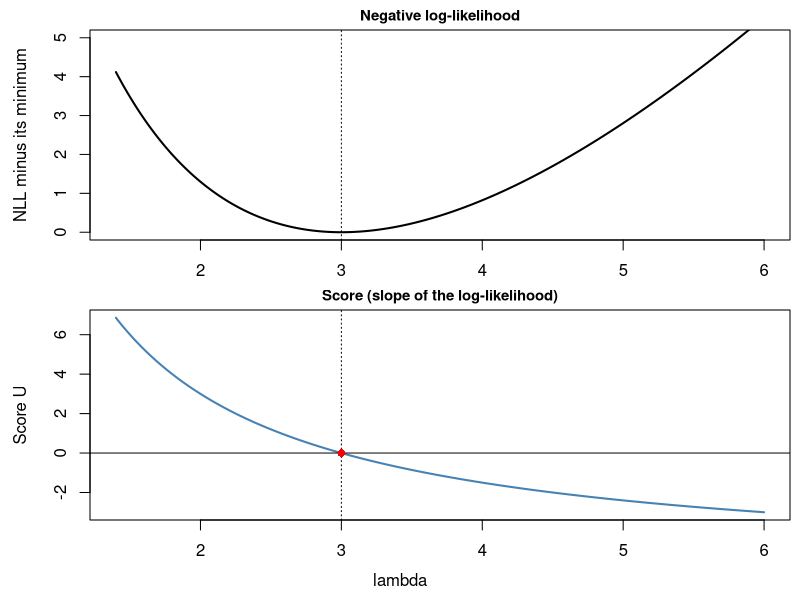
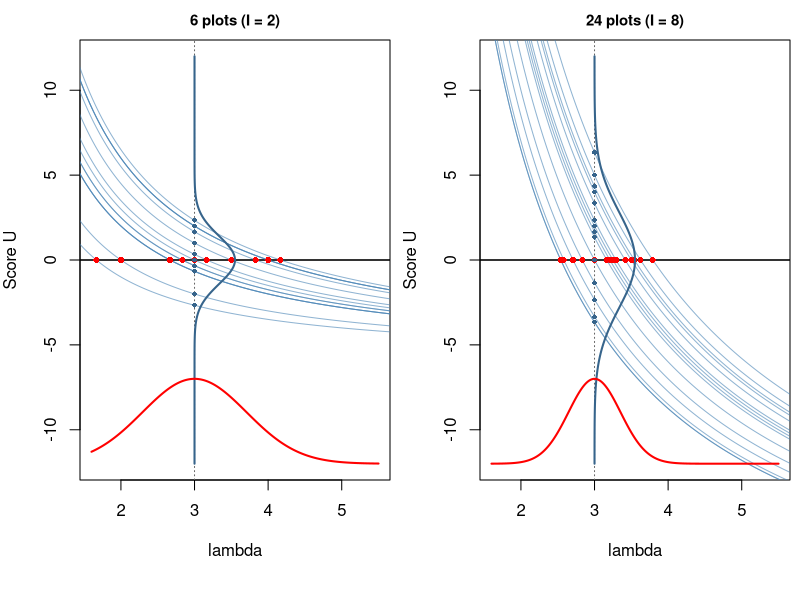
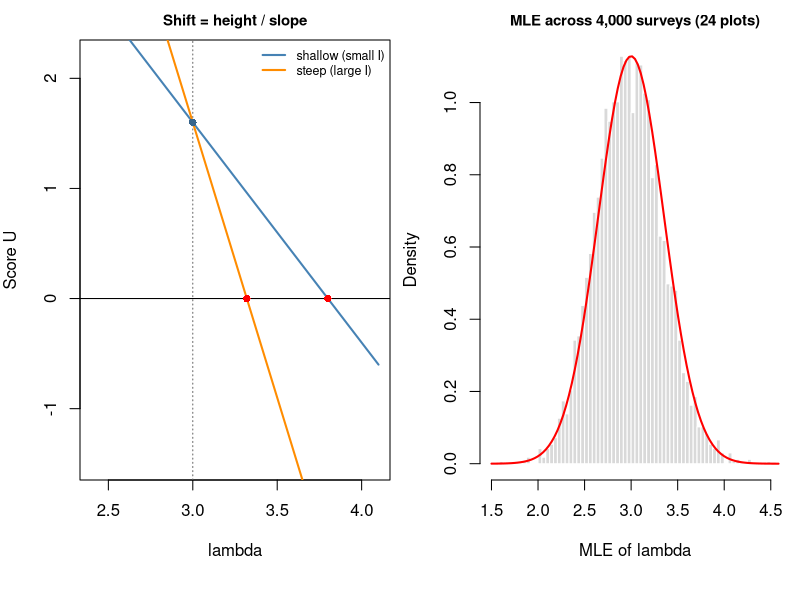
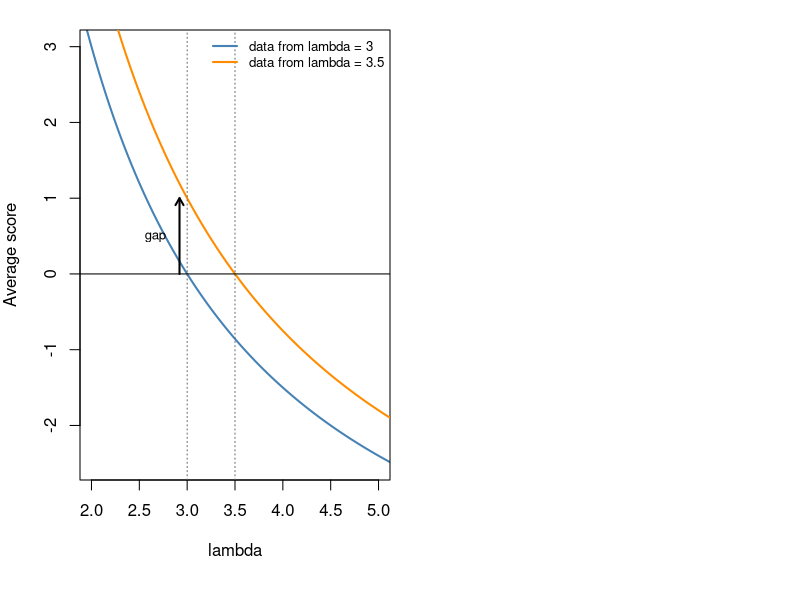
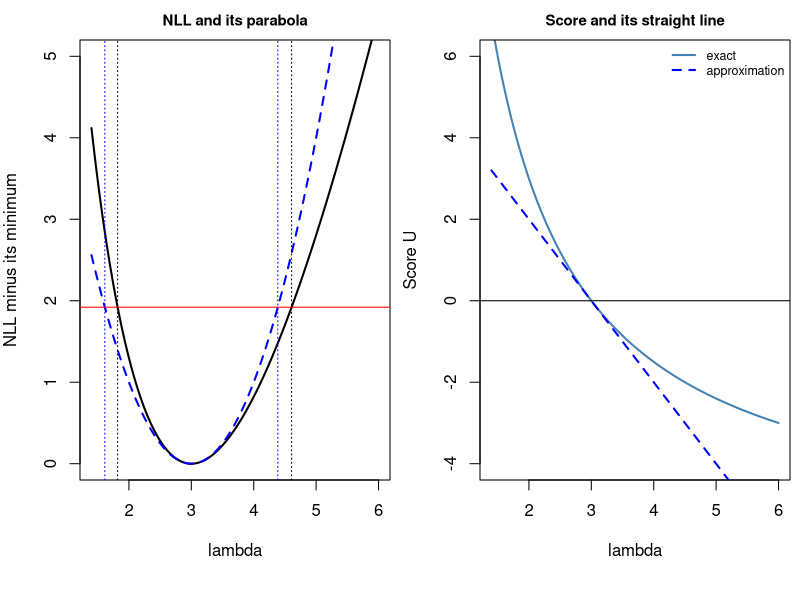
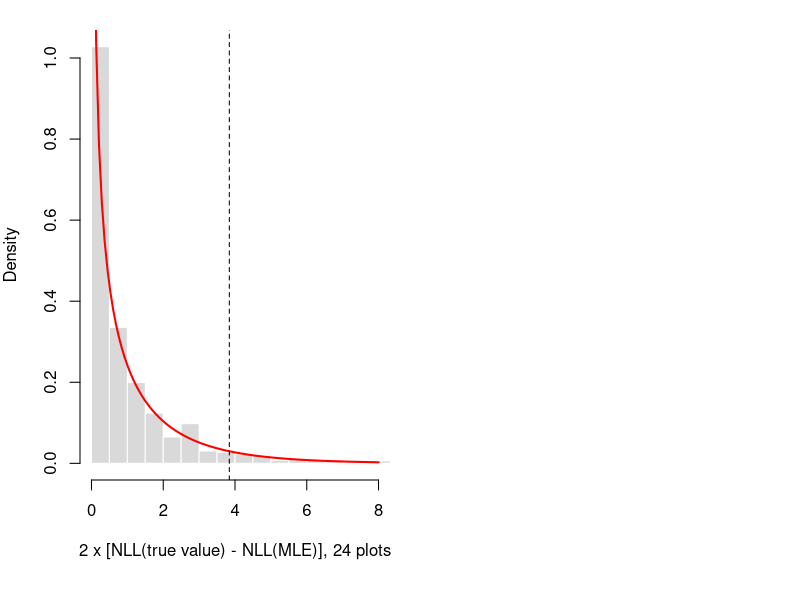
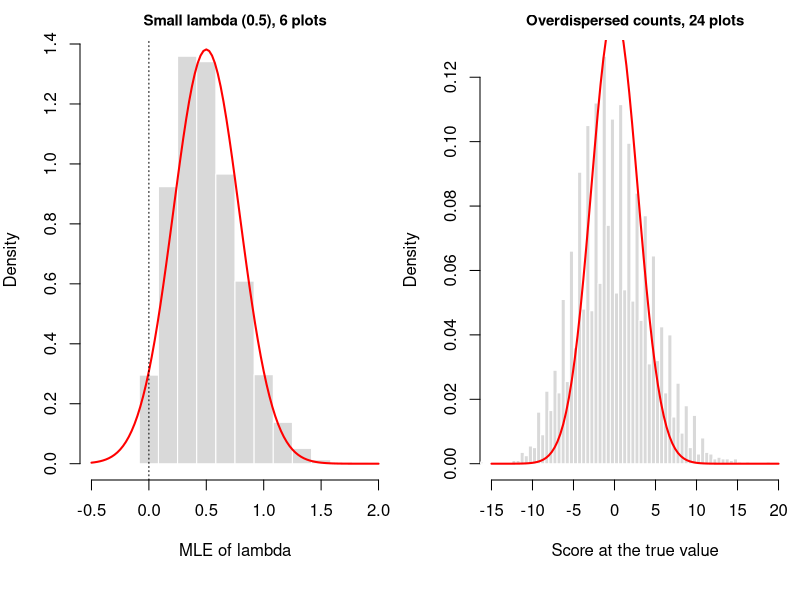

The R source for these figures, in order:
## ---- chunk 1
knitr::opts_chunk$set(echo = FALSE, warning = FALSE, message = FALSE,
                       fig.width = 6.5, fig.height = 3.2, fig.align = "center")

lambda0 <- 3
lam <- seq(1.4, 6, length.out = 400)
nll <- function(l, y) -sum(dpois(y, l, log = TRUE))
score <- function(l, y) sum(y) / l - length(y)
## ---- chunk 2
set.seed(1)
y1 <- c(2, 5, 3, 0, 4, 4)
lam_hat1 <- mean(y1)
d_nll <- sapply(lam, nll, y = y1) - nll(lam_hat1, y1)
u1 <- sapply(lam, score, y = y1)

par(mfrow = c(2, 1), mar = c(2, 4.5, 1.5, 0.5), oma = c(2, 0, 0, 0))
plot(lam, d_nll, type = "l", lwd = 2, ylim = c(0, 5), xlab = "",
     ylab = "NLL minus its minimum", main = "Negative log-likelihood", cex.main = 0.9)
abline(v = lam_hat1, lty = 3)
plot(lam, u1, type = "l", lwd = 2, col = "steelblue", xlab = "",
     ylab = "Score U", main = "Score (slope of the log-likelihood)", cex.main = 0.9)
abline(h = 0)
abline(v = lam_hat1, lty = 3)
points(lam_hat1, 0, pch = 16, col = "red")
mtext("lambda", side = 1, line = 0.5, outer = TRUE)
## ---- chunk 3
score_panel <- function(n, n_sims = 15, ylim = c(-12, 12)) {
  info <- n / lambda0
  plot(NA, xlim = c(1.6, 5.5), ylim = ylim, xlab = "lambda", ylab = "Score U",
       main = paste0(n, " plots (I = ", round(info, 1), ")"), cex.main = 0.9)
  abline(h = 0, lwd = 1.5)
  abline(v = lambda0, lty = 3, col = "grey40")
  for (i in seq_len(n_sims)) {
    y <- rpois(n, lambda0)
    lines(lam, sapply(lam, score, y = y), col = adjustcolor("steelblue", 0.6))
    points(mean(y), 0, pch = 16, col = "red", cex = 0.8)
    points(lambda0, score(lambda0, y), pch = 16, col = "steelblue4", cex = 0.6)
  }
  yy <- seq(ylim[1], ylim[2], length.out = 200)
  lines(lambda0 + 0.55 * dnorm(yy, 0, sqrt(info)) / dnorm(0, 0, sqrt(info)), yy,
        col = "steelblue4", lwd = 2)
  xx <- seq(1.6, 5.5, length.out = 300)
  dx <- dnorm(xx, lambda0, sqrt(1 / info))
  lines(xx, ylim[1] + 5 * dx / max(dx), col = "red", lwd = 2)
}
set.seed(746)
par(mfrow = c(1, 2), mar = c(4, 4, 2, 0.5))
score_panel(6)
score_panel(24)
## ---- chunk 4
info6 <- 6 / lambda0
par(mfrow = c(1, 2), mar = c(4, 4, 2, 0.5))
plot(NA, xlim = c(2.4, 4.1), ylim = c(-1.5, 2.2), xlab = "lambda", ylab = "Score U",
     main = "Shift = height / slope", cex.main = 0.9)
abline(h = 0)
abline(v = lambda0, lty = 3, col = "grey40")
h <- 1.6
for (s in c(info6, 2.5 * info6)) {
  xs <- seq(2.4, 4.1, length.out = 50)
  lines(xs, h - s * (xs - lambda0), lwd = 2, col = if (s == info6) "steelblue" else "darkorange")
  points(lambda0 + h / s, 0, pch = 16, col = "red")
}
points(lambda0, h, pch = 16, col = "steelblue4")
legend("topright", c("shallow (small I)", "steep (large I)"), lwd = 2,
       col = c("steelblue", "darkorange"), bty = "n", cex = 0.75)

set.seed(746)
sims_n <- 24
hats <- replicate(4000, mean(rpois(sims_n, lambda0)))
hist(hats, breaks = seq(1.5, 4.6, by = 1 / sims_n), freq = FALSE, col = "grey85",
     border = "white", main = "MLE across 4,000 surveys (24 plots)", cex.main = 0.9,
     xlab = "MLE of lambda")
curve(dnorm(x, lambda0, sqrt(lambda0 / sims_n)), add = TRUE, lwd = 2, col = "red")
## ---- chunk 5
n_id <- 6
delta <- 0.5
exp_score <- function(l, lam_true) n_id * lam_true / l - n_id
par(mar = c(4, 4, 1.5, 0.5))
plot(lam, exp_score(lam, lambda0), type = "l", lwd = 2, col = "steelblue",
     xlim = c(2, 5), ylim = c(-2.5, 3), xlab = "lambda", ylab = "Average score")
lines(lam, exp_score(lam, lambda0 + delta), lwd = 2, col = "darkorange")
abline(h = 0)
abline(v = c(lambda0, lambda0 + delta), lty = 3, col = "grey40")
gap <- exp_score(lambda0, lambda0 + delta)
arrows(lambda0 - 0.08, 0, lambda0 - 0.08, gap, length = 0.08, lwd = 2)
text(lambda0 - 0.12, gap / 2, "gap", pos = 2, cex = 0.8)
legend("topright", c("data from lambda = 3", "data from lambda = 3.5"),
       lwd = 2, col = c("steelblue", "darkorange"), bty = "n", cex = 0.8)
## ---- chunk 6
info_obs <- sum(y1) / lam_hat1^2
quad <- 0.5 * info_obs * (lam - lam_hat1)^2
cut <- qchisq(0.95, 1) / 2
f_cut <- function(l) nll(l, y1) - nll(lam_hat1, y1) - cut
lr_int <- c(uniroot(f_cut, c(0.5, 3))$root, uniroot(f_cut, c(3, 8))$root)
wald_int <- lam_hat1 + c(-1, 1) * qnorm(0.975) / sqrt(info_obs)

par(mfrow = c(1, 2), mar = c(4, 4, 2, 0.5))
plot(lam, d_nll, type = "l", lwd = 2, ylim = c(0, 5), xlab = "lambda",
     ylab = "NLL minus its minimum", main = "NLL and its parabola", cex.main = 0.9)
lines(lam, quad, lwd = 2, lty = 2, col = "blue")
abline(h = cut, col = "red")
abline(v = lr_int, lty = 3)
abline(v = wald_int, lty = 3, col = "blue")
plot(lam, u1, type = "l", lwd = 2, col = "steelblue", ylim = c(-4, 6), xlab = "lambda",
     ylab = "Score U", main = "Score and its straight line", cex.main = 0.9)
lines(lam, -info_obs * (lam - lam_hat1), lwd = 2, lty = 2, col = "blue")
abline(h = 0)
legend("topright", c("exact", "approximation"), lwd = 2, lty = c(1, 2),
       col = c("steelblue", "blue"), bty = "n", cex = 0.75)
## ---- chunk 7
set.seed(746)
dev_stat <- replicate(4000, {
  y <- rpois(24, lambda0)
  2 * (nll(lambda0, y) - nll(mean(y), y))
})
par(mar = c(4, 4, 1.5, 0.5))
hist(dev_stat, breaks = 60, freq = FALSE, col = "grey85", border = "white",
     xlim = c(0, 8), main = "", xlab = "2 x [NLL(true value) - NLL(MLE)], 24 plots")
curve(dchisq(x, 1), add = TRUE, lwd = 2, col = "red", from = 0.05)
abline(v = qchisq(0.95, 1), lty = 2)
## ---- chunk 8
set.seed(746)
par(mfrow = c(1, 2), mar = c(4, 4, 2, 0.5))
small_lam <- 0.5
hats_small <- replicate(4000, mean(rpois(6, small_lam)))
hist(hats_small, breaks = seq(-0.5 / 6, 3, by = 1 / 6), freq = FALSE, col = "grey85",
     border = "white", main = "Small lambda (0.5), 6 plots", cex.main = 0.9,
     xlab = "MLE of lambda", xlim = c(-0.5, 2))
curve(dnorm(x, small_lam, sqrt(small_lam / 6)), add = TRUE, lwd = 2, col = "red")
abline(v = 0, lty = 3)

heights_nb <- replicate(4000, score(lambda0, rnbinom(24, mu = lambda0, size = 2)))
hist(heights_nb, breaks = 60, freq = FALSE, col = "grey85", border = "white",
     main = "Overdispersed counts, 24 plots", cex.main = 0.9,
     xlab = "Score at the true value", xlim = c(-15, 20))
curve(dnorm(x, 0, sqrt(24 / lambda0)), add = TRUE, lwd = 2, col = "red")
